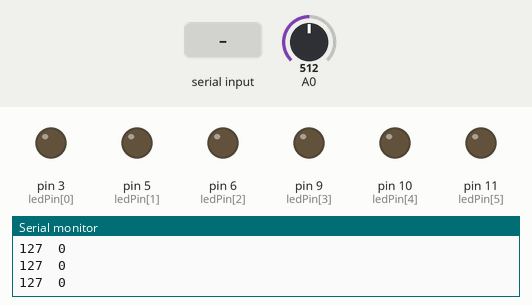
Recording of a sketch running on a simulated Arduino Uno, built with avr-gcc and run on an emulated ATmega328P. Shown: output pins drawn as LEDs (lit = HIGH), the last lines printed to the serial monitor. Inputs (shaded band) come from the test bench; at power-on: A0 = 512.

Above: at 1.2 s.
1.3 s: "90,45\n" received over Serial
At 2.1 s:
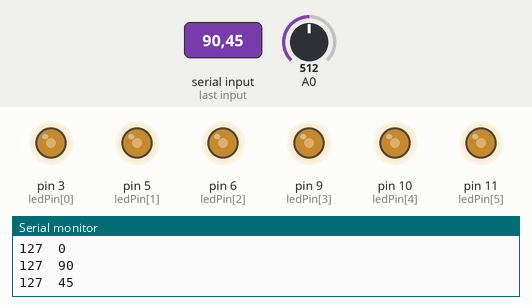
3.8 s: "5\n" received over Serial
At 4.6 s:
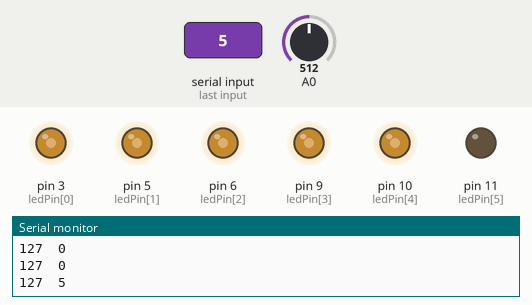
Timing chart, 0 to 6.8 s (numbered marks = the images above; inputs shaded):
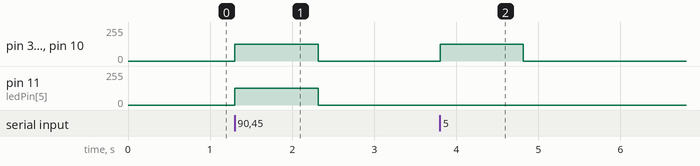

The sketch:

03_3LEDlight.ino
```cpp
int count = 6;
int ledPin[]={3,5,6,9,10,11};
int digit = 0;

void setup(){
  for(int i=0; i<count; i++){
    pinMode(ledPin[i],OUTPUT);
  }
  Serial.begin(9600);
}

void loop(){
  int sensorValue = analogRead(A0);
  int PWM = map(sensorValue,0,1023,0,255);
  if(Serial.available()){
    digit = Serial.parseInt();
  }

  for(int i=0; i<count; i++){
    if(i<digit){
      analogWrite(ledPin[i],PWM);
    }
    else{
      analogWrite(ledPin[i],0);
    }
  }
  Serial.print(PWM);
  Serial.print('\t');
  Serial.println(digit);

}
```

Measured:
- after the input at 1.3 s, pin 3 (ledPin[0]), pin 5 (ledPin[1]), pin 6 (ledPin[2]), pin 9 (ledPin[3]), pin 10 (ledPin[4]), pin 11 (ledPin[5]): 0/255 → 127/255 at once, → 0/255 1.0 s later
- after the input at 3.8 s, pin 3 (ledPin[0]), pin 5 (ledPin[1]), pin 6 (ledPin[2]), pin 9 (ledPin[3]), pin 10 (ledPin[4]): 0/255 → 127/255 at once, → 0/255 1.0 s later
